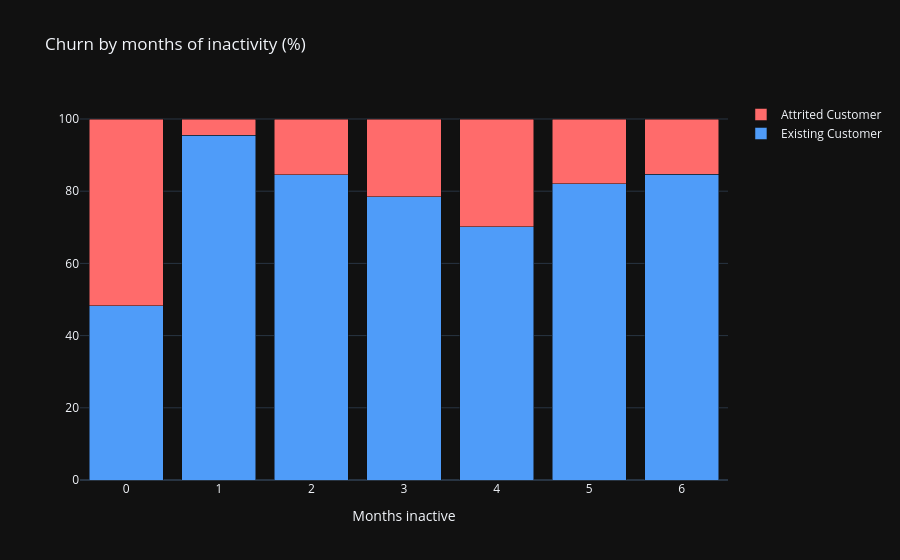

The notebook cell this image was saved under:
### Code cell
inact = mainData.groupby(["Months_Inactive_12_mon", "Attrition_Flag"]).size().unstack(fill_value=0)
inact_pct = inact.div(inact.sum(axis=1), axis=0) * 100

fig5 = go.Figure()
for col, color in [("Existing Customer", "#4F9CF9"), ("Attrited Customer", "#FF6B6B")]:
    if col in inact_pct.columns:
        fig5.add_trace(go.Bar(x=inact_pct.index, y=inact_pct[col], name=col, marker_color=color))
fig5.update_layout(barmode="stack", title="Churn by months of inactivity (%)",
                   xaxis_title="Months inactive", template="plotly_dark")
fig5.show()

### Figure 1 — Plotly figure (JSON) as saved in the notebook; plotly's stock layout.template omitted (floating-point values rounded to 4 significant figures)
{"data": [{"marker": {"color": "#4F9CF9"}, "name": "Existing Customer", "type": "bar", "x": [0, 1, 2, 3, 4, 5, 6], "y": [48.28, 95.52, 84.61, 78.52, 70.11, 82.02, 84.68]}, {"marker": {"color": "#FF6B6B"}, "name": "Attrited Customer", "type": "bar", "x": [0, 1, 2, 3, 4, 5, 6], "y": [51.72, 4.478, 15.39, 21.48, 29.89, 17.98, 15.32]}], "layout": {"barmode": "stack", "title": {"text": "Churn by months of inactivity (%)"}, "xaxis": {"title": {"text": "Months inactive"}}}}
